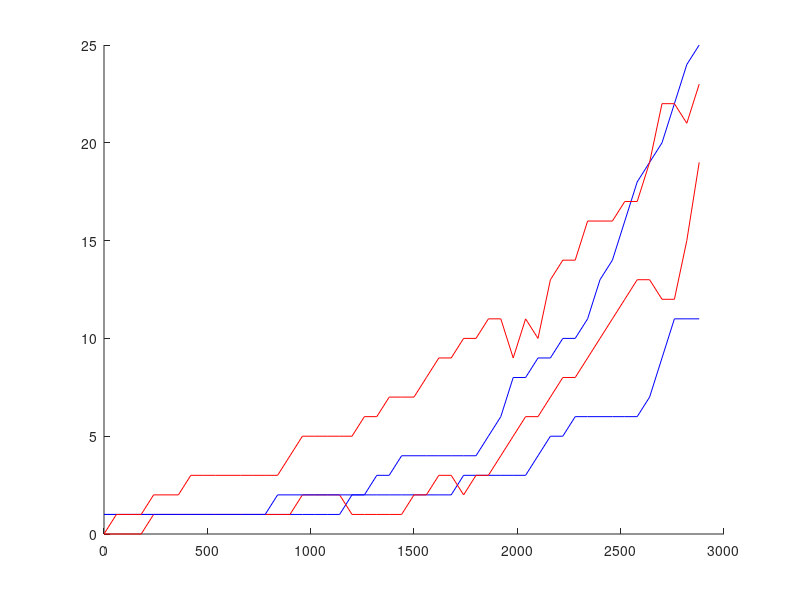

Write MATLAB code to recreate this figure.
%Stochastic / Random disease outbreak simulation in a city
clear all

hold on
for i = 1:2
    i
    
    %parameter definition
    N = 10000; %population
    dt = 60; %mins
    beta = 0.002; %contact rate
    eps = 1/(24*60); %average latent period = 1/eps
    endtime = 24*60*2; %minutes
    
    %initialization
    j = 1;
    t(j) = 0;
    I(j) = 1; %infected
    E(j) = 0; %E are in a latent incubation phase
    
    while t(j)<endtime
        dEdt1 = beta*I(j)*(N-I(j)-E(j))/N; % see pdf for derivation (p. 20-25)
        sig_dEdt1 = sqrt(dEdt1);
        dEdt2 = E(j)*eps;
        if dEdt2 > E(j)
            dEdt2 = E(j);
        end
        sig_dEdt2 = sqrt(dEdt2);
        
        dEdt1f = -1;
        dEdt2f = -1;
        while dEdt1f < 0 %random number has to be 0 or bigger
            rn = randn; % standard normal random number
            dEdt1f = round((dEdt1*dt+sig_dEdt1*rn*sqrt(dt)));
        end
        while dEdt2f < 0
            rn = randn;
            dEdt2f = round((dEdt2*dt+sig_dEdt2*rn*sqrt(dt)));
        end
        
        E(j+1) = E(j)+dEdt1f-dEdt2f; % I_new = I_old + E(dI)*dt + std(dI)*sqrt(dt)*randn
        I(j+1) = I(j)+dEdt2f;
        t(j+1) = t(j)+dt; % update time
        j=j+1; % uptdate counter
    end
    
    plot(t,I,'b')
    plot(t,E,'r')
end
hold off